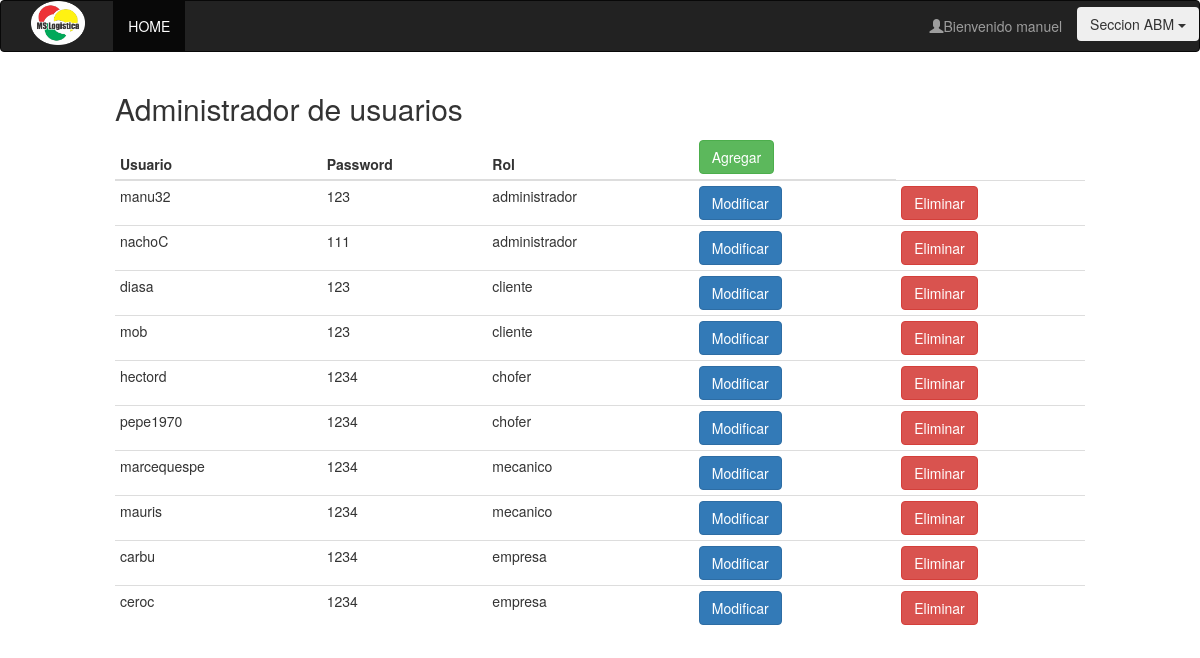
Page /vistas/admin/abmUsuario.php (signed in) on the committed database.
### tables this page shows
create table administrador(
id int AUTO_INCREMENT primary key,
dni_administrador int unique,
rol varchar(30),
nombre varchar(20),
apellido varchar(20),
telefono int (10),
domicilio varchar (30),
email varchar(30),
id_usuario int
);

create table usuario(
id_usuario int AUTO_INCREMENT primary key,
user varchar(20) unique,
pass varchar(20),
rol varchar(20)
);

### modelo/conexion.php (called while the page is built, shortened)
<?php
  class Conexion{
    public static function conectar(){
      $con = mysqli_connect("localhost","root","","logikw");
      return $con;
    }
    public static function getQuery($sql){
      $con = Conexion::conectar();
      $datos = mysqli_query($con, $sql);
      return $datos;
    }
}
?>

### vistas/admin/abmUsuario.php (the view, shortened to what this page needs)
<?php
	if(isset($_SESSION['administrador'])){
		$query = Administrador::getAllForId($_SESSION['administrador']);
		$resultado = Conexion::getQuery($query);
		$admin = mysqli_fetch_assoc($resultado);
		$query1 = Usuario::getAll();
		$resultado1 = Conexion::getQuery($query1);
	}
	else{
		header("Location: ../../index.php");
	}
?>
<!DOCTYPE html>
<html>
<head>
  <link rel="stylesheet" type="text/css" href="../../css/bootstrap.min.css">
  <link rel="stylesheet" type="text/css" href="../../css/home.css">
</head>
<body>
<nav class="navbar navbar-inverse">
	<div class="col-sm-12">
	    <div class="navbar-header col-sm-1">
	     <img src="../../image/logo.png">
	    </div>
	    <ul class="nav navbar-nav col-sm-4">
	      <li class="active"><a href="<?php echo '../adminLogeado.php'; ?>">HOME</a></li>
	    </ul>
		<ul class="dropdown nav navbar-nav navbar-right nombreLogeado" style="padding-top: 0.5%;">
		  <button class="btn dropdown-toggle" type="button" data-toggle="dropdown">Seccion ABM
		  <span class="caret"></span></button>
		</ul>
	    <ul class="nav navbar-nav navbar-right">
	    	<li><a href=""><span class="glyphicon glyphicon-user" ></span>Bienvenido <?php echo $admin['nombre'] ?></a></li>
	    </ul>
	</div>
</nav>
<div class="col-sm-10 col-sm-offset-1">
  <h2>Administrador de usuarios</h2>
  <table class="table table-condensed">
    <thead>
      <tr>
        <th>Usuario</th>
        <th>Password</th>
        <th>Rol</th>
		<th><button type='button'  class='btn btn-success' data-toggle='modal' data-target='#agregarUsuario'>Agregar</button></th>
      </tr>
    </thead>
    <tbody>
   	<?php
	while($usuario = mysqli_fetch_assoc($resultado1)){
		echo "<form method='POST' action='../../modelo/ejecutarAbmUsuario.php'>
		 <tr>
		 <td>".$usuario['user']."</td>
		 <td>".$usuario['pass']."</td>
		 <td>".$usuario['rol']."</td>
		 <input type='text' name='id' class='hidden' value='".$usuario['id_usuario']."'>
		 <td><button type='submit' id='modificar' onclick= 'modificar()' name='alterar' value='modificar' class='btn btn-primary'>Modificar</button></td>
		 <td><button type='submit' id='eliminar' onclick= 'eliminar()' name='alterar' value='eliminar' class='btn btn-danger'>Eliminar</button></td>
		 </tr>
  		 </form>";
	}
   	?>
    </tbody>
  </table>
</div>
</body>
</html>

### css/home.css (style rules this page uses)
body { background-color: #FFFFFF; }
img { margin: 0 auto; }
.navbar-header img { width: 80%; }
.nombreLogeado { padding-top: 200px; }

### rows in the picture
administrador: nombre "manuel"
usuario: user "manu32", pass "123", rol "administrador"
usuario: user "nachoC", pass "111", rol "administrador"
usuario: user "diasa", pass "123", rol "cliente"
usuario: user "mob", pass "123", rol "cliente"
usuario: user "hectord", pass "1234", rol "chofer"
usuario: user "pepe1970", pass "1234", rol "chofer"
usuario: user "marcequespe", pass "1234", rol "mecanico"
usuario: user "mauris", pass "1234", rol "mecanico"
usuario: user "carbu", pass "1234", rol "empresa"
usuario: user "ceroc", pass "1234", rol "empresa"
